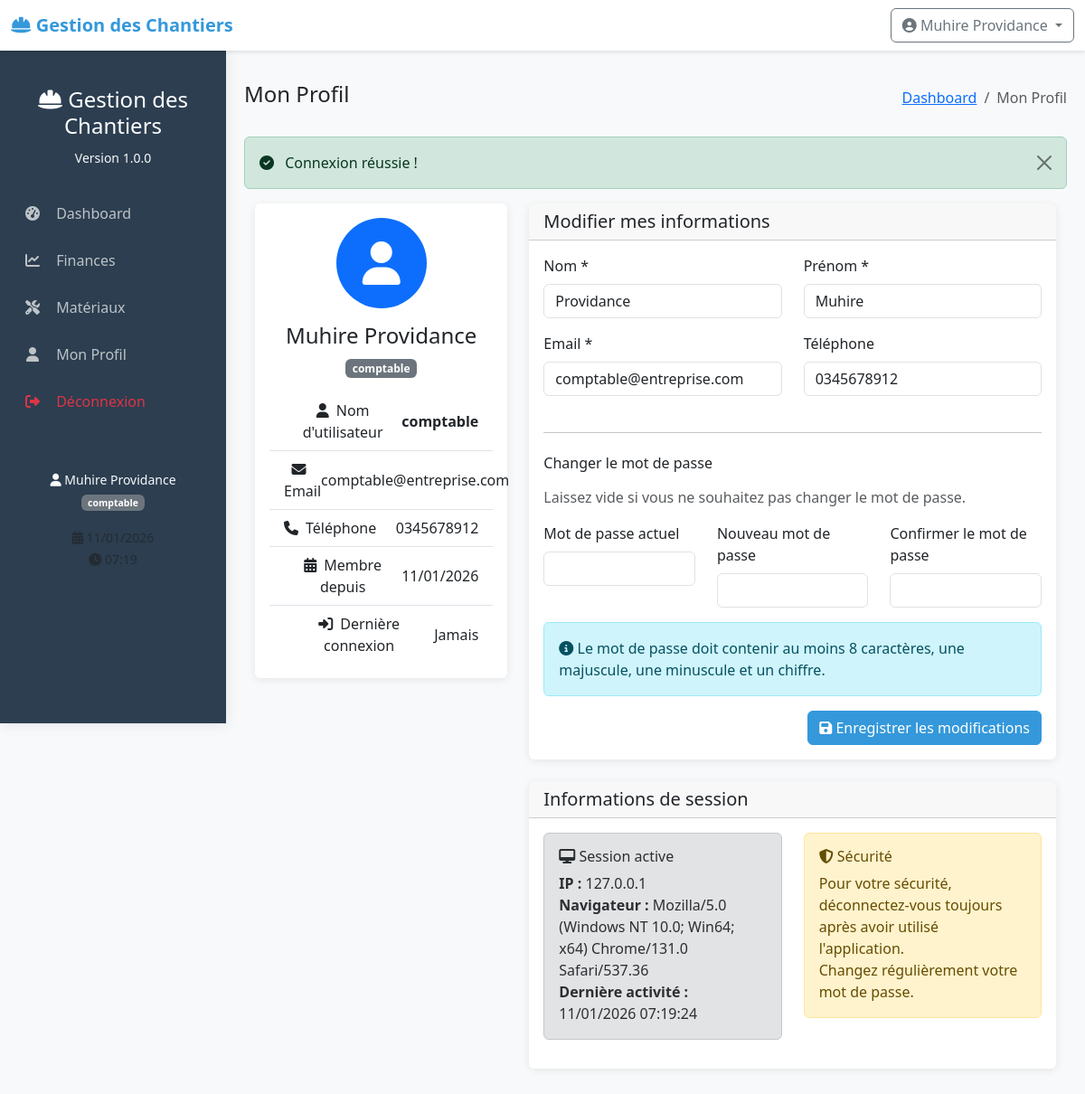
/index.php?controller=user&action=profile (signed in), run on the app's committed database.
### tables this page shows
CREATE TABLE users (
    id INTEGER PRIMARY KEY AUTOINCREMENT,
    username VARCHAR(50) UNIQUE NOT NULL,
    password VARCHAR(255) NOT NULL,
    nom VARCHAR(100) NOT NULL,
    prenom VARCHAR(100) NOT NULL,
    email VARCHAR(150) UNIQUE NOT NULL,
    role VARCHAR(20) NOT NULL CHECK(role IN ('admin', 'chef', 'comptable')),
    telephone VARCHAR(20),
    created_at DATETIME DEFAULT CURRENT_TIMESTAMP,
    last_login DATETIME,
    status BOOLEAN DEFAULT 1
);

### index.php (called while the page is built, shortened)
<?php
$controller = $_GET['controller'] ?? 'dashboard';
$action = $_GET['action'] ?? 'index';
$controllerInstance = new $controllerClass();
$id = $_GET['id'] ?? null;
if ($id !== null) {
    $data = $controllerInstance->$action($id);
} else {
    $data = $controllerInstance->$action();
}
$viewFolders = [
    'dashboard' => 'dashboard',
    'chantier' => 'chantiers',
    'employe' => 'employes',
    'materiau' => 'materiaux',
    'finance' => 'finances',
    'user' => 'users',
    'rapport' => 'repports'
];
$viewFolder = $viewFolders[$controller] ?? 'dashboard';
$viewFile = __DIR__ . '/views/' . $viewFolder . '/' . $action . '.php';
require_once $viewFile;

### models/User.php (called while the page is built, shortened)
<?php
class User {
    private $db;
    public function __construct() {
        $this->db = Database::getInstance()->getConnection();
    }
    public function getById($id) {
        $sql = "SELECT * FROM users WHERE id = :id";
        $stmt = $this->db->prepare($sql);
        $stmt->execute([':id' => $id]);
        return $stmt->fetch();
    }
}
?>

### config/database.php (called while the page is built, shortened)
<?php
class Database {
    private static $instance = null;
    private $connection;
    private function __construct() {
        try {
            $this->connection = new PDO('sqlite:' . dirname(__DIR__) . '/data/chantiers.db');
            $this->connection->setAttribute(PDO::ATTR_ERRMODE, PDO::ERRMODE_EXCEPTION);
            $this->connection->setAttribute(PDO::ATTR_DEFAULT_FETCH_MODE, PDO::FETCH_ASSOC);
            $this->connection->exec('PRAGMA foreign_keys = ON');
        } catch(PDOException $e) {
            die("Erreur de connexion : " . $e->getMessage());
        }
    }
    public static function getInstance() {
        if (self::$instance == null) {
            self::$instance = new Database();
        }
        return self::$instance;
    }
    public function getConnection() {
        return $this->connection;
    }
}
?>

### controllers/UserController.php (called while the page is built, shortened)
<?php
require_once __DIR__ . '/../models/User.php';
class UserController {
    private $userModel;
    public function __construct() {
        $this->userModel = new User();
    }
    public function profile() {
        $user = $this->userModel->getById($_SESSION['user_id']);
        return ['user' => $user];
    }
}
?>

### views/users/profile.php (the view, shortened to what this page needs)
<?php
include __DIR__ . '/../../includes/header.php';
$data = $GLOBALS['data'] ?? [];
$user = $data['user'] ?? null;
?>
<div class="container-fluid">
    <div class="row">
        <div class="col-md-4">
            <div class="card">
                <div class="card-body text-center">
                    <div class="mb-3">
                        <div class="avatar-circle bg-primary mx-auto mb-3">
                            <i class="fas fa-user text-white" style="font-size: 3rem; line-height: 100px;"></i>
                        </div>
                        <h4><?php echo htmlspecialchars($user['prenom'] . ' ' . $user['nom']); ?></h4>
                        <p class="text-muted">
                            <span class="badge bg-secondary"><?php echo htmlspecialchars($user['role']); ?></span>
                        </p>
                    </div>
                    <div class="list-group list-group-flush">
                        <div class="list-group-item d-flex justify-content-between align-items-center">
                            <span><i class="fas fa-user me-2"></i>Nom d'utilisateur</span>
                            <strong><?php echo htmlspecialchars($user['username']); ?></strong>
                        </div>
                        <div class="list-group-item d-flex justify-content-between align-items-center">
                            <span><i class="fas fa-envelope me-2"></i>Email</span>
                            <span><?php echo htmlspecialchars($user['email']); ?></span>
                        </div>
                        <div class="list-group-item d-flex justify-content-between align-items-center">
                            <span><i class="fas fa-phone me-2"></i>Téléphone</span>
                            <span><?php echo htmlspecialchars($user['telephone'] ?? 'Non renseigné'); ?></span>
                        </div>
                        <div class="list-group-item d-flex justify-content-between align-items-center">
                            <span><i class="fas fa-calendar-alt me-2"></i>Membre depuis</span>
                            <span><?php echo date('d/m/Y', strtotime($user['created_at'])); ?></span>
                        </div>
                        <div class="list-group-item d-flex justify-content-between align-items-center">
                            <span><i class="fas fa-sign-in-alt me-2"></i>Dernière connexion</span>
                            <span><?php echo $user['last_login'] ? date('d/m/Y H:i', strtotime($user['last_login'])) : 'Jamais'; ?></span>
                        </div>
                    </div>
                </div>
            </div>
        </div>
        <div class="col-md-8">
            <div class="card">
                <div class="card-header">
                    <h5 class="card-title mb-0">Modifier mes informations</h5>
                </div>
                <div class="card-body">
                    <form method="POST" action="index.php?controller=user&action=profile">
                        <div class="row">
                            <div class="col-md-6">
                                <div class="mb-3">
                                    <label for="nom" class="form-label">Nom *</label>
                                    <input type="text" class="form-control" id="nom" name="nom"
                                           value="<?php echo htmlspecialchars($user['nom']); ?>" required>
                                </div>
                            </div>
                            <div class="col-md-6">
                                <div class="mb-3">
                                    <label for="prenom" class="form-label">Prénom *</label>
                                    <input type="text" class="form-control" id="prenom" name="prenom"
                                           value="<?php echo htmlspecialchars($user['prenom']); ?>" required>
                                </div>
                            </div>
                        </div>
                        <div class="row">
                            <div class="col-md-6">
                                <div class="mb-3">
                                    <label for="email" class="form-label">Email *</label>
                                    <input type="email" class="form-control" id="email" name="email"
                                           value="<?php echo htmlspecialchars($user['email']); ?>" required>
                                </div>
                            </div>
                            <div class="col-md-6">
                                <div class="mb-3">
                                    <label for="telephone" class="form-label">Téléphone</label>
                                    <input type="tel" class="form-control" id="telephone" name="telephone"
                                           value="<?php echo htmlspecialchars($user['telephone'] ?? ''); ?>">
                                </div>
                            </div>
                        </div>
                        <hr class="my-4">
                        <h6 class="mb-3">Changer le mot de passe</h6>
                        <p class="text-muted mb-3">Laissez vide si vous ne souhaitez pas changer le mot de passe.</p>
                        <div class="row">
                            <div class="col-md-4">
                                <div class="mb-3">
                                    <label for="current_password" class="form-label">Mot de passe actuel</label>
                                    <input type="password" class="form-control" id="current_password" name="current_password">
                                </div>
                            </div>
                            <div class="col-md-4">
                                <div class="mb-3">
                                    <label for="new_password" class="form-label">Nouveau mot de passe</label>
                                    <input type="password" class="form-control" id="new_password" name="new_password">
                                </div>
                            </div>
                            <div class="col-md-4">
                                <div class="mb-3">
                                    <label for="confirm_password" class="form-label">Confirmer le mot de passe</label>
                                    <input type="password" class="form-control" id="confirm_password" name="confirm_password">
                                </div>
                            </div>
                        </div>
                        <div class="alert alert-info">
                            <i class="fas fa-info-circle"></i>
                            Le mot de passe doit contenir au moins 8 caractères, une majuscule, une minuscule et un chiffre.
                        </div>
                        <div class="d-flex justify-content-end">
                            <button type="submit" class="btn btn-primary">
                                <i class="fas fa-save"></i> Enregistrer les modifications
                            </button>
                        </div>
                    </form>
                </div>
            </div>
            <div class="card mt-4">
                <div class="card-header">
                    <h5 class="card-title mb-0">Informations de session</h5>
                </div>
                <div class="card-body">
                    <div class="row">
                        <div class="col-md-6">
                            <div class="alert alert-secondary">
                                <h6><i class="fas fa-desktop"></i> Session active</h6>
                                <p class="mb-0">
                                    <strong>IP :</strong> <?php echo $_SERVER['REMOTE_ADDR']; ?><br>
                                    <strong>Navigateur :</strong> <?php echo htmlspecialchars($_SERVER['HTTP_USER_AGENT']); ?><br>
                                    <strong>Dernière activité :</strong> <?php echo date('d/m/Y H:i:s'); ?>
                                </p>
                            </div>
                        </div>
                        <div class="col-md-6">
                            <div class="alert alert-warning">
                                <h6><i class="fas fa-shield-alt"></i> Sécurité</h6>
                                <p class="mb-0">
                                    Pour votre sécurité, déconnectez-vous toujours après avoir utilisé l'application.<br>
                                    Changez régulièrement votre mot de passe.
                                </p>
                            </div>
                        </div>
                    </div>
                </div>
            </div>
        </div>
    </div>
</div>
<?php include __DIR__ . '/../../includes/footer.php'; ?>

### includes/header.php (style rules this page uses)
:root { --primary-color: #2c3e50; --secondary-color: #3498db; --success-color: #27ae60; --warning-color: #f39c12; --danger-color: #e74c3c; --light-color: #ecf0f1; --dark-color: #2c3e50; }
body { font-family: 'Segoe UI', Tahoma, Geneva, Verdana, sans-serif; background-color: #f8f9fa; min-height: 100vh; }
.card { border: none; box-shadow: 0 2px 10px rgba(0,0,0,0.08); transition: transform 0.3s; margin-bottom: 20px; }
.btn-primary { background-color: var(--secondary-color); border-color: var(--secondary-color); }

### views/users/profile.php (style rules this page uses)
.avatar-circle { width: 100px; height: 100px; border-radius: 50%; display: flex; align-items: center; justify-content: center; background-color: #3498db; }

### data on the page
users: prenom+nom "Muhire Providance", role "comptable", username "comptable", email "comptable@entreprise.com", telephone "0345678912", created_at "11/01/2026", nom "Providance", prenom "Muhire"

### other printed values
APP_NAME "Gestion des Chantiers"
$_SESSION['nom_complet'] "Muhire Providance"
APP_VERSION "1.0.0"
$_SESSION['role'] "comptable"
$page_title "Mon Profil"
$_SESSION['success'] "Connexion réussie !"
$_SERVER['REMOTE_ADDR'] "127.0.0.1"
$_SERVER['HTTP_USER_AGENT'] "Mozilla/5.0 (Windows NT 10.0; Win64; x64) Chrome/131.0 Safari/537.36"
